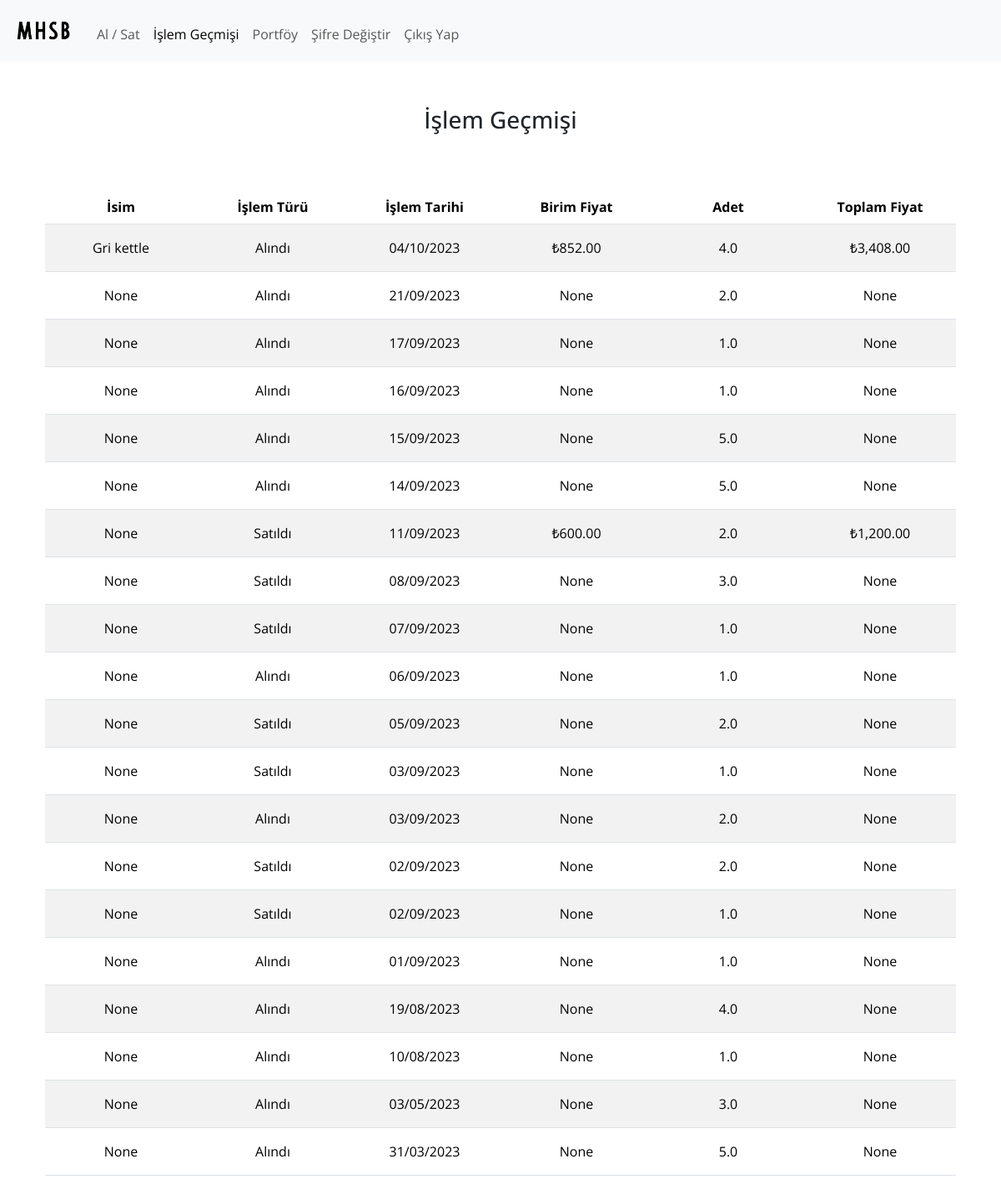
Screenshot of /history (signed in) with the database file from the repository.
### tables this page shows
CREATE TABLE transaction_info (id INTEGER PRIMARY KEY, product_id INTEGER, product_name TEXT REFERENCES product (product_name), transaction_type TEXT, transaction_date TEXT, transaction_price REAL, total_price REAL, amount REAL, user_id INTEGER, FOREIGN KEY (product_id) REFERENCES product (id), FOREIGN KEY (user_id) REFERENCES users (id));

### app.py (the view)
@app.route("/history", endpoint="history", methods=["GET"])
@login_required
def history():
    if request.method == "GET":
        user_id = session["user_id"]
        cursor.execute("SELECT product_name, transaction_type, transaction_date, transaction_price, amount, total_price FROM transaction_info WHERE user_id = ?", (user_id,))
        transactions = cursor.fetchall()
        keyList = ["name", "type", "date", "price", "amount", "total_price"]
        transactionList = []
        for tuple in transactions:
            productDict = dict.fromkeys(keyList, None)
            i = 0
            for key in productDict:
                productDict[key] = tuple[i]
                i += 1
            transactionList.append(productDict)
        transactionList = sort(transactionList)
        for transaction in transactionList:
            transaction["date"] = format_date(transaction["date"])
        return render_template("history.html", transactionList=transactionList)

### app.py (called while the page is built)
@app.after_request
def after_request(response):
    response.headers["Cache-Control"] = "no-cache, no-store, must-revalidate"
    response.headers["Expires"] = 0
    response.headers["Pragma"] = "no-cache"
    return response

### helpers.py (called while the page is built)
def login_required(f):
    @wraps(f)
    def decorated_function(*args, **kwargs):
        if session.get("user_id") is None:
            return redirect("/login")
        return f(*args, **kwargs)
    return decorated_function

def tl(value):
    return f"₺{value:,.2f}"

def format_date(date_str):
    date_object = datetime.strptime(date_str, '%Y-%m-%d')
    formatted_date = date_object.strftime('%d/%m/%Y')
    return formatted_date

def sort(products):
    return sorted(products, key=lambda x: datetime.strptime(x['date'], '%Y-%m-%d'), reverse=True)

### templates/history.html (shortened to what this page needs)
{% extends "layout.html" %}
{% block main %}
    <div class="container">
        <div class="row">
            <div class="col-md-12">
                <header class="fw-medium text-center fs-3 pb-3 my-5">İşlem Geçmişi</header>
                <div class="table-responsive">
                    <table class="table table-striped table-hover">
                        <thead>
                            <tr>
                                <th class="col-2">İsim</th>
                                <th class="col-2">İşlem Türü</th>
                                <th class="col-2">İşlem Tarihi</th>
                                <th class="col-2">Birim Fiyat</th>
                                <th class="col-2">Adet</th>
                                <th class="col-2">Toplam Fiyat</th>
                            </tr>
                        </thead>
                        <tbody>
                            {% for item in transactionList %}
                                <tr>
                                    {% for key in item %}
                                        {% if key == 'price' %}
                                            {% if item['price'] is number %}
                                                <td class="col-2 p-3 text-center align-middle align-items-center text-lg">{{ item['price'] | tl }}</td>
                                            {% else %}
                                                <td class="col-2 p-3 text-center align-middle align-items-center text-lg">{{ item['price'] }}</td>
                                            {% endif %}
                                        {% elif key == 'total_price' %}
                                            {% if item['total_price'] is number %}
                                                <td class="col-2 p-3 text-center align-middle align-items-center text-lg">{{ item['total_price'] | tl }}</td>
                                            {% else %}
                                                <td class="col-2 p-3 text-center align-middle align-items-center text-lg">{{ item['total_price'] }}</td>
                                            {% endif %}
                                        {% elif key == 'type' %}
                                            {% if item['type'] == 'bought' %}
                                                <td class="col-2 p-3 text-center align-middle align-items-center text-lg">Alındı</td>
                                            {% elif item['type'] == 'sold' %}
                                                <td class="col-2 p-3 text-center align-middle align-items-center text-lg">Satıldı</td>
                                            {% else %}
                                                <td class="col-2 p-3 text-center align-middle align-items-center text-lg">Bulunamadı</td>
                                            {% endif %}
                                        {% else %}
                                            <td class="col-2 p-3 text-center align-middle align-items-center text-lg">{{ item[key] | capitalize }}</td>
                                        {% endif %}
                                    {% endfor %}
                                </tr>
                            {% endfor %}
                        </tbody>
                    </table>
                </div>
            </div>
        </div>
    </div>
{% endblock %}

### templates/layout.html (shortened to what this page needs)
<!DOCTYPE html>
<html lang="tr">
    <head>
        <link href="https://cdn.jsdelivr.net/npm/bootstrap@5.3.1/dist/css/bootstrap.min.css" rel="stylesheet">
        <link rel="stylesheet" href="https://cdnjs.cloudflare.com/ajax/libs/jqueryui/1.13.2/themes/base/jquery-ui.min.css" />
        <link rel="stylesheet" href="/static/style.css">
    </head>
    <body id="custom-main">
        <nav class="navbar navbar-expand-lg bg-body-tertiary">
            <div class="container-fluid">
                <a class="navbar-brand" href="#">
                    <img src="/static/logo.png" alt="logo" class="navbar-logo">
                </a>
                <div class="collapse navbar-collapse" id="navbarNavDropdown">
                    {% if session["user_id"] %}
                        <ul class="navbar-nav me-auto mt-2">
                        <li class="nav-item">
                            <a class="nav-link active" aria-current="page" href="{{ url_for('dashboard')}}">Al / Sat</a>
                        </li>
                        <li class="nav-item">
                            <a class="nav-link" href="{{ url_for('history') }}">İşlem Geçmişi</a>
                        </li>
                        <li class="nav-item">
                            <a class="nav-link" href="{{ url_for('portfolio') }}" id="portfolio">Portföy</a>
                        </li>
                        <li class="nav-item">
                            <a class="nav-link" href="{{ url_for('change_password') }}">Şifre Değiştir</a>
                        </li>
                        <li class="nav-item ml-auto">
                            <a class="nav-link" href="{{ url_for('logout') }}">Çıkış Yap</a>
                        </li>
                        </ul>
                    {% else %}
                        <ul class="navbar-nav ms-auto mt-2">
                            <li class="nav-item removeId"><a class="nav-link" href="{{ url_for('register') }}">Kayıt Ol</a></li>
                            <li class="nav-item removeId"><a class="nav-link" href="{{ url_for('login') }}">Giriş Yap</a></li>
                        </ul>
                    {% endif %}
                </div>
            </div>
        </nav>
        <main id="1" class="container text-center">
            {% block main %}{% endblock %}
        </main>
    </body>
</html>

### static/style.css (style rules this page uses)
body { font-family: 'Open Sans', sans-serif; }
nav.navbar { margin-bottom: 0; }
.navbar-logo { width: 80px; height: 48px; }
img { height: 50vw; }

### rows the page displays
transaction_info: product_name "Gri kettle" "04/10/2023" "4.0", transaction_type "Alındı", price|tl "₺852.00", total_price|tl "₺3,408.00"
transaction_info: item "None" "21/09/2023" "2.0", transaction_type "Alındı", price "None", total_price "None"
transaction_info: item "None" "17/09/2023" "1.0", transaction_type "Alındı", price "None", total_price "None"
transaction_info: item "None" "16/09/2023" "1.0", transaction_type "Alındı", price "None", total_price "None"
transaction_info: item "None" "15/09/2023" "5.0", transaction_type "Alındı", price "None", total_price "None"
transaction_info: item "None" "14/09/2023" "5.0", transaction_type "Alındı", price "None", total_price "None"
transaction_info: item "None" "11/09/2023" "2.0", transaction_type "Satıldı", price|tl "₺600.00", total_price|tl "₺1,200.00"
transaction_info: item "None" "08/09/2023" "3.0", transaction_type "Satıldı", price "None", total_price "None"
transaction_info: item "None" "07/09/2023" "1.0", transaction_type "Satıldı", price "None", total_price "None"
transaction_info: item "None" "06/09/2023" "1.0", transaction_type "Alındı", price "None", total_price "None"
transaction_info: item "None" "05/09/2023" "2.0", transaction_type "Satıldı", price "None", total_price "None"
transaction_info: item "None" "03/09/2023" "1.0", transaction_type "Satıldı", price "None", total_price "None"
transaction_info: item "None" "03/09/2023" "2.0", transaction_type "Alındı", price "None", total_price "None"
transaction_info: item "None" "02/09/2023" "2.0", transaction_type "Satıldı", price "None", total_price "None"
transaction_info: item "None" "02/09/2023" "1.0", transaction_type "Satıldı", price "None", total_price "None"
transaction_info: item "None" "01/09/2023" "1.0", transaction_type "Alındı", price "None", total_price "None"
transaction_info: item "None" "19/08/2023" "4.0", transaction_type "Alındı", price "None", total_price "None"
transaction_info: item "None" "10/08/2023" "1.0", transaction_type "Alındı", price "None", total_price "None"
transaction_info: item "None" "03/05/2023" "3.0", transaction_type "Alındı", price "None", total_price "None"
transaction_info: item "None" "31/03/2023" "5.0", transaction_type "Alındı", price "None", total_price "None"
